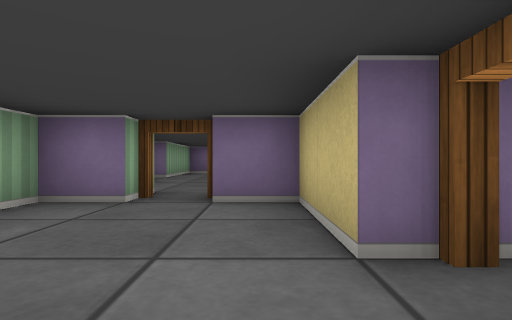
View 1 (above)

24 first-person views from a walk through a cub3D maze. The camera is about half as high as the walls, looks level and sees 80° across. The floor is counted in squares. Each view is taken from the middle of a square. On the plan, view 1 faces up. The plan holds only what a view shows up to about 9 squares ahead; the rest is blank.

View 2
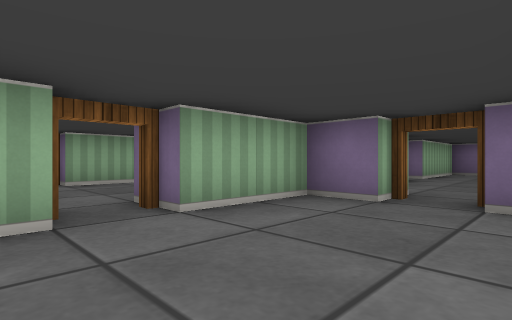

View 3
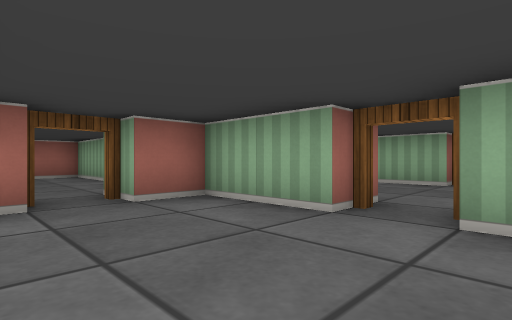

View 4
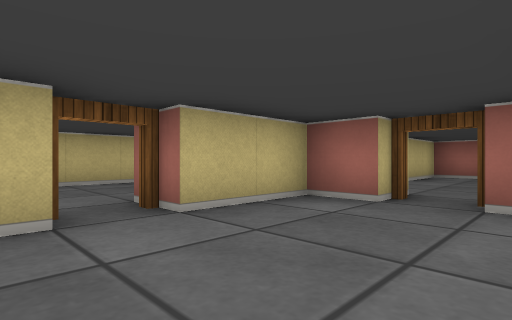

View 5
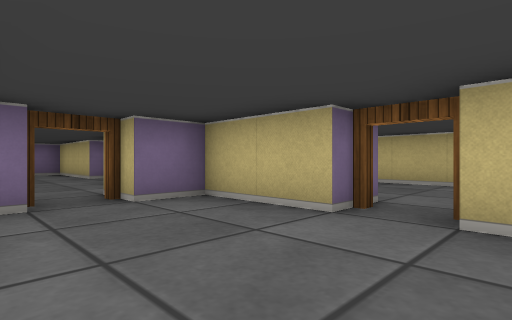

View 6
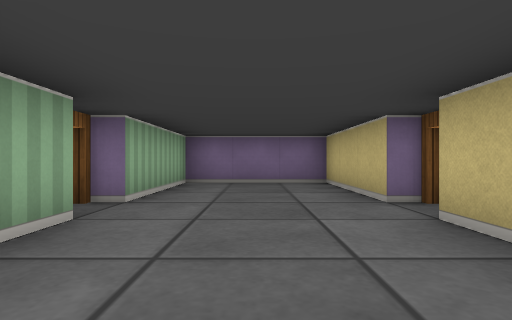

View 7
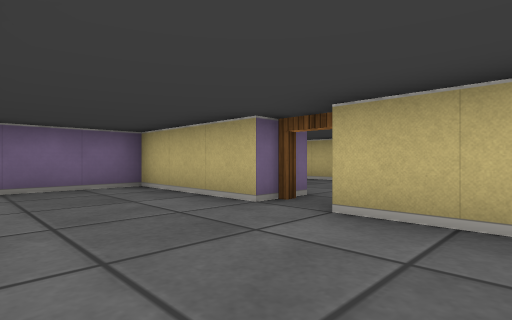

View 8
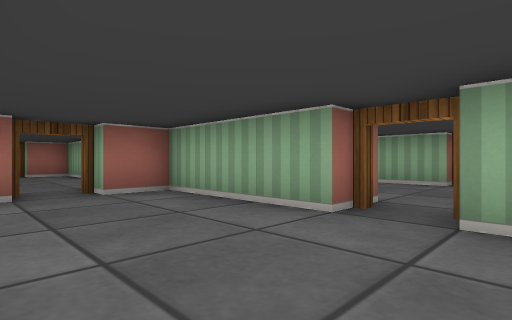

View 9
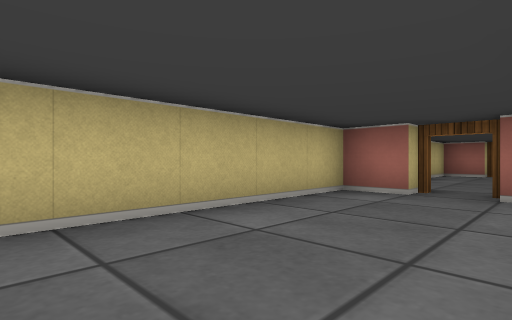

View 10
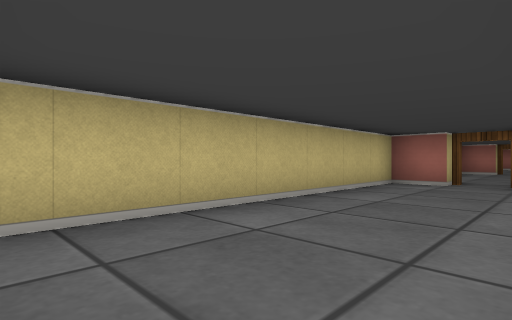

View 11
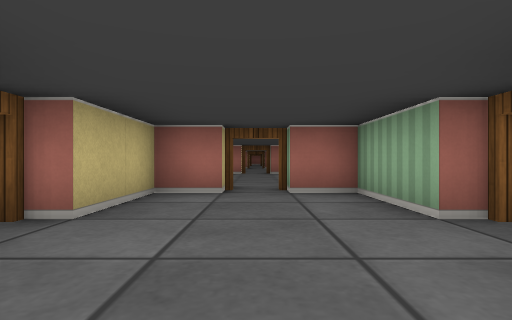

View 12
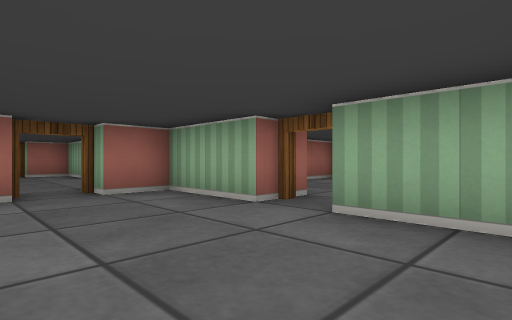

View 13
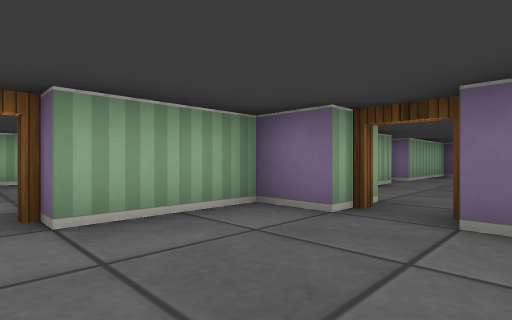

View 14
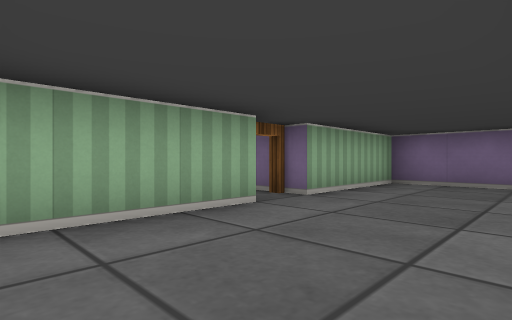

View 15
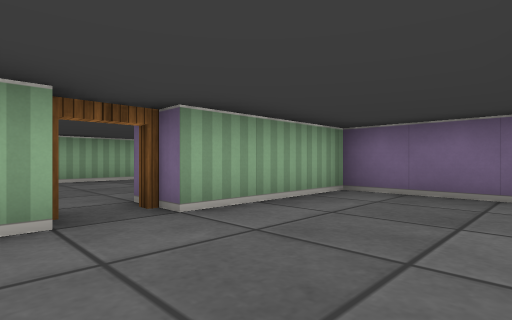

View 16
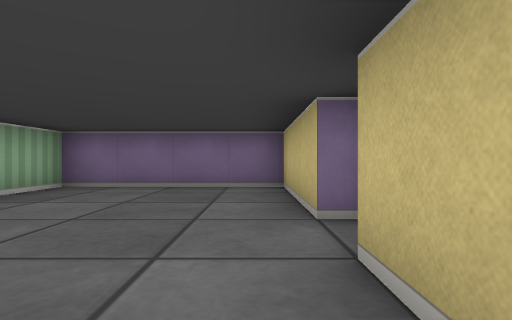

View 17
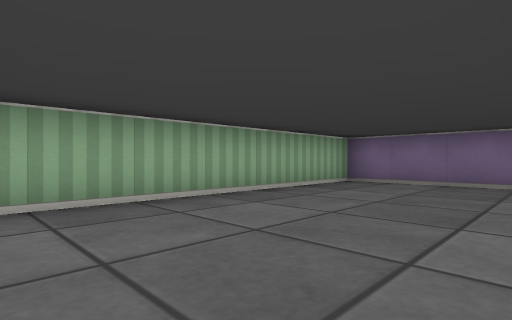

View 18
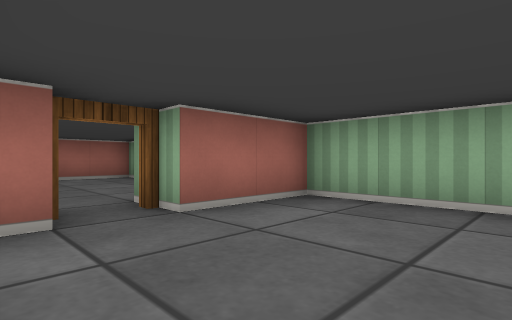

View 19
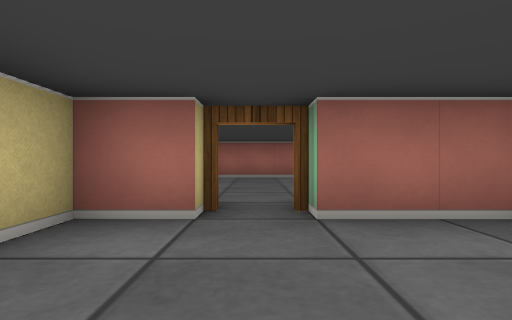

View 20
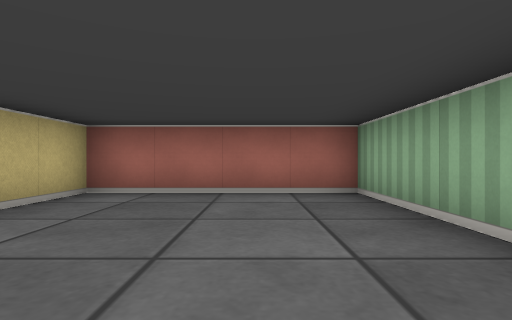

View 21
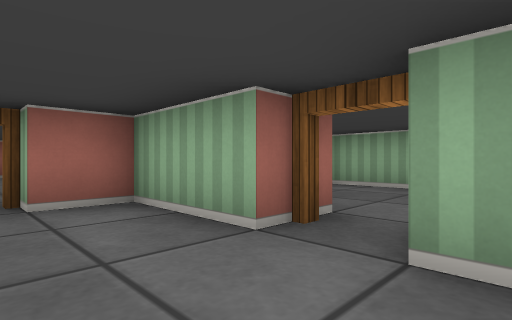

View 22
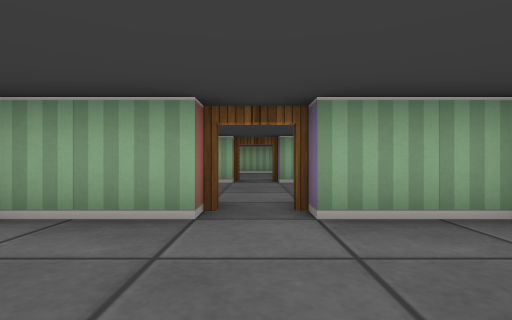

View 23
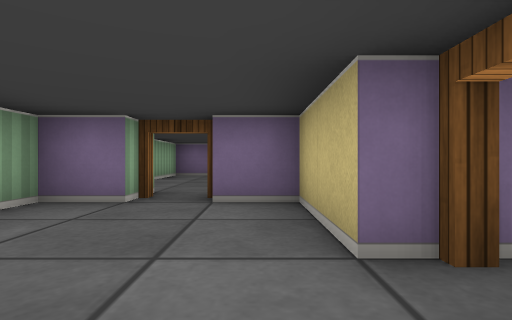

View 24
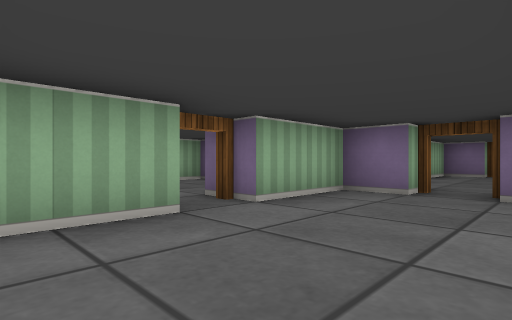

### Floor plan
Ten units are one square. View 1 is at (0, 0); x grows to the right and y downward. Boxes are objects, and circles mark ways between rooms. Rooms are numbered by the first view taken in them; rooms with no view inside come last. Other rooms are left out.
<svg viewBox="-120 -120 170 205">
<path fill="none" stroke="#000" d="M-25 -5 -25 15 -15 15M5 -15 5 -35 -5 -35M-15 -35 -25 -35 -25 -15M-5 15 5 15 5 -5M-25 -75 -25 -61M5 -85 5 -115 -25 -115 -25 -85M5 -61 5 -75M15 -75 15 -45 25 -45M35 -45 45 -45 45 -109M-65 -5 -65 15 -55 15M-55 -35 -65 -35 -65 -15M-45 15 -35 15 -35 -5M-65 -75 -65 -51M-44 -115 -65 -115 -65 -85M-75 -85 -75 -115 -115 -115 -115 -45 -95 -45M-85 -45 -75 -45 -75 -75M-115 -20 -115 15 -75 15 -75 -1M-25 55 -25 75 -15 75M5 45 5 25 -5 25M-15 25 -25 25 -25 45M-5 75 5 75 5 55M15 55 15 69M25 25 15 25 15 45M15 2 15 15 25 15M25 -35 18 -35M35 15 45 15 45 -29M15 -32 15 -21M-65 55 -65 75 -55 75"/>
<circle cx="-10" cy="-40" r="3" fill="#2a7"/>
<circle cx="-30" cy="-10" r="3" fill="#2a7"/>
<circle cx="-10" cy="20" r="3" fill="#2a7"/>
<circle cx="10" cy="-10" r="3" fill="#2a7"/>
<circle cx="10" cy="-80" r="3" fill="#2a7"/>
<circle cx="-30" cy="-80" r="3" fill="#2a7"/>
<circle cx="30" cy="-40" r="3" fill="#2a7"/>
<circle cx="-50" cy="-40" r="3" fill="#2a7"/>
<circle cx="-70" cy="-10" r="3" fill="#2a7"/>
<circle cx="-50" cy="20" r="3" fill="#2a7"/>
<circle cx="-70" cy="-80" r="3" fill="#2a7"/>
<circle cx="-90" cy="-40" r="3" fill="#2a7"/>
<circle cx="10" cy="50" r="3" fill="#2a7"/>
<circle cx="-30" cy="50" r="3" fill="#2a7"/>
<circle cx="30" cy="20" r="3" fill="#2a7"/>
<text x="-10" y="-10">1</text>
<text x="-10" y="-80">2</text>
<text x="30" y="-80">3</text>
<text x="-50" y="-10">4</text>
<text x="-50" y="-80">5</text>
<text x="-100" y="-80">6</text>
<text x="-100" y="-10">7</text>
<text x="-10" y="50">8</text>
<text x="30" y="50">9</text>
<text x="30" y="-10">10</text>
<text x="-50" y="50">11</text>
</svg>
Room 1 opens to room 2. Room 1 opens to room 4. Room 1 opens to room 8. Room 1 opens to room 10. Room 2 opens to room 3. Room 2 opens to room 5. Room 3 opens to room 10. Room 4 opens to room 5. Room 4 opens to room 7. Room 4 opens to room 11. Room 5 opens to room 6. Room 6 opens to room 7. Room 8 opens to room 9. Room 8 opens to room 11. Room 9 opens to room 10.

Where each view was taken, in squares from view 1:
view 1: 0 up, 0 right, facing up
view 2: 0 up, 0 right, facing up-left
view 3: 2 up, 0 right, facing down-left
view 4: 2 up, 2 left, facing down-right
view 5: 0 up, 2 left, facing up-right
view 6: 5 up, 1 left, facing up
view 7: 6 up, 2 left, facing up-right
view 8: 9 up, 4 right, facing down-left
view 9: 9 up, 2 right, facing down-right
view 10: 11 up, 2 right, facing down-right
view 11: 3 up, 5 left, facing down
view 12: 3 up, 4 left, facing down-left
view 13: 1 up, 4 left, facing up-left
view 14: 5 up, 4 left, facing up-left
view 15: 7 up, 4 left, facing up-left
view 16: 6 up, 8 left, facing up
view 17: 5 up, 8 left, facing up-left
view 18: 7 up, 8 left, facing down-left
view 19: 7 up, 9 left, facing down
view 20: 3 up, 10 left, facing down
view 21: 4 down, 1 left, facing down-left
view 22: 5 down, 0 right, facing left
view 23: 6 down, 0 right, facing up
view 24: 7 down, 4 right, facing up-left
